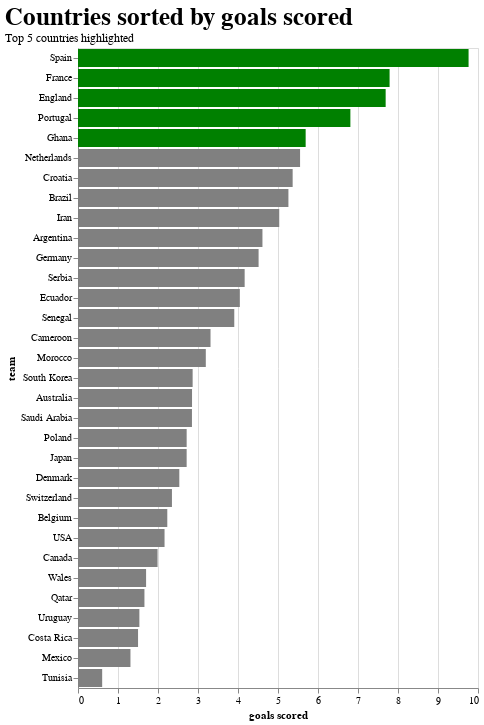

Notebook source saved alongside this figure:
### Code cell
source = df_top_scorer

bar = alt.Chart(source).mark_bar().encode(
    alt.Y('team:N', axis=alt.Axis(title='team'), sort=alt.EncodingSortField(field="goals_scored", op="max", order='descending'), impute=alt.ImputeParams(value=0)), # sorting values
    alt.X('goals_scored', axis=alt.Axis(title='goals scored')),
    color=alt.condition(
        alt.datum.goals_scored >= value, #highlighting the top 5 countries by goals scored
        alt.value('green'),
        alt.value('gray'),
    ),
).resolve_scale(
    y='independent'
).properties(
    title={
      'text': ['Countries sorted by goals scored'], 
      'subtitle': ['Top 5 countries highlighted'],
      'color': '#000000',
      'fontSize': 25,
      'anchor': 'start',
    }
)

bar

### Figure 1 — Vega-Lite specification as saved in the notebook (floating-point values rounded to 4 significant figures)
{"config": {"view": {"continuousWidth": 400, "continuousHeight": 300}}, "data": {"name": "data-cd97d5d91fca45676683003e8dcdbf27"}, "mark": "bar", "encoding": {"color": {"condition": {"value": "green", "test": "(datum.goals_scored >= 5.69142)"}, "value": "gray"}, "x": {"type": "quantitative", "axis": {"title": "goals scored"}, "field": "goals_scored"}, "y": {"type": "nominal", "axis": {"title": "team"}, "field": "team", "impute": {"value": 0}, "sort": {"field": "goals_scored", "op": "max", "order": "descending"}}}, "resolve": {"scale": {"y": "independent"}}, "title": {"text": ["Countries sorted by goals scored"], "subtitle": ["Top 5 countries highlighted"], "color": "#000000", "fontSize": 25, "anchor": "start"}, "$schema": "https://vega.github.io/schema/vega-lite/v4.8.1.json", "datasets": {"data-cd97d5d91fca45676683003e8dcdbf27": [{"team": "Spain", "goals_scored": 9.764}, {"team": "France", "goals_scored": 7.79}, {"team": "England", "goals_scored": 7.691}, {"team": "Portugal", "goals_scored": 6.809}, {"team": "Ghana", "goals_scored": 5.691}, {"team": "Netherlands", "goals_scored": 5.552}, {"team": "Croatia", "goals_scored": 5.366}, {"team": "Brazil", "goals_scored": 5.261}, {"team": "Iran", "goals_scored": 5.031}, {"team": "Argentina", "goals_scored": 4.611}, {"team": "Germany", "goals_scored": 4.515}, {"team": "Serbia", "goals_scored": 4.166}, {"team": "Ecuador", "goals_scored": 4.046}, {"team": "Senegal", "goals_scored": 3.907}, {"team": "Cameroon", "goals_scored": 3.313}, {"team": "Morocco", "goals_scored": 3.195}, {"team": "South Korea", "goals_scored": 2.866}, {"team": "Australia", "goals_scored": 2.851}, {"team": "Saudi Arabia", "goals_scored": 2.849}, {"team": "Poland", "goals_scored": 2.717}, {"team": "Japan", "goals_scored": 2.716}, {"team": "Denmark", "goals_scored": 2.533}, {"team": "Switzerland", "goals_scored": 2.349}, {"team": "Belgium", "goals_scored": 2.232}, {"team": "USA", "goals_scored": 2.164}, {"team": "Canada", "goals_scored": 1.989}, {"team": "Wales", "goals_scored": 1.702}, {"team": "Qatar", "goals_scored": 1.661}, {"team": "Uruguay", "goals_scored": 1.535}, {"team": "Costa Rica", "goals_scored": 1.501}, {"team": "Mexico", "goals_scored": 1.312}, {"team": "Tunisia", "goals_scored": 0.6043}]}}
